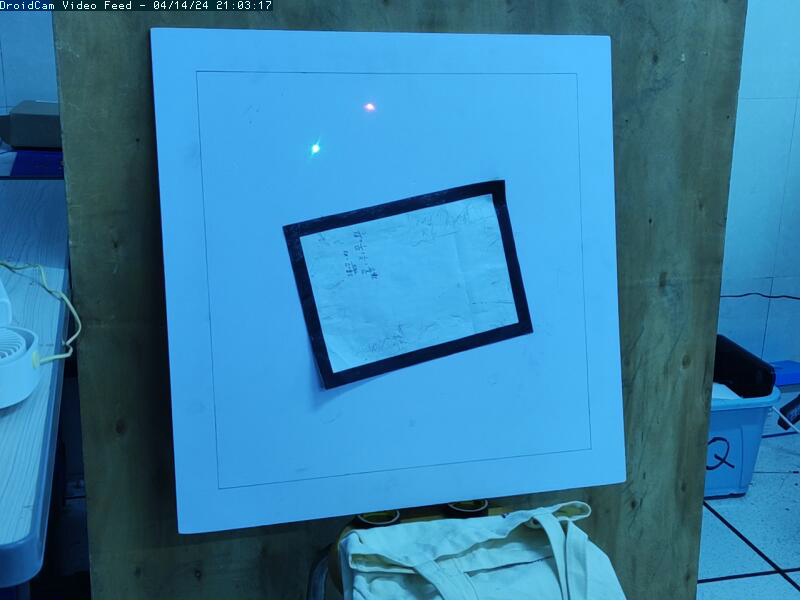
//> input picture pt/a.png, 800 x 600 px
$ ./main   (built with g++ and OpenCV 4)
//> lines starting //> are read from the running program, lines starting //| are printed output that depends on the picture
#include <opencv2/opencv.hpp>
#include <iostream>

int main() {
    // 读取图像
    cv::Mat img = cv::imread("/home/xuen/桌面/rm/week-11/pt/a.png", cv::IMREAD_GRAYSCALE);
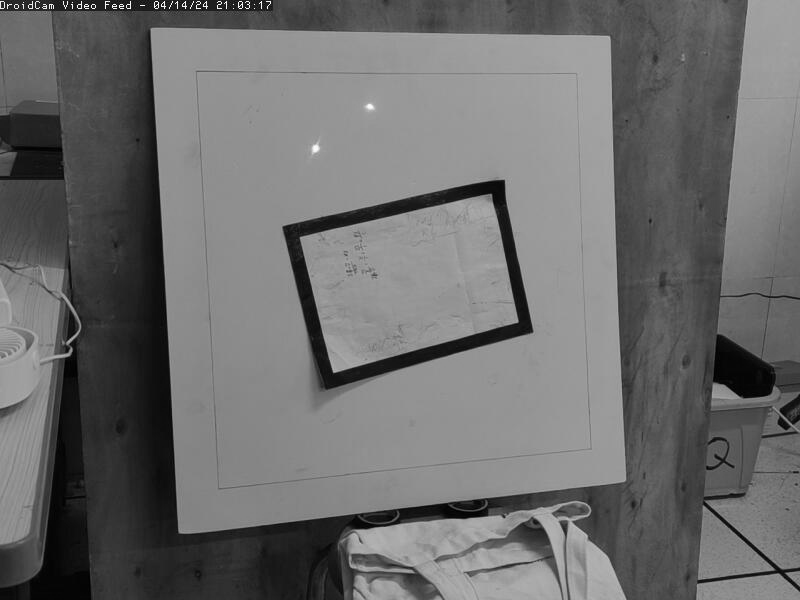
//> img: 600 rows x 800 cols, CV_8UC1; min 0, max 253, mean 108.4
    if (img.empty()) {
        std::cout << "图像加载失败" << std::endl;
        return -1;
    }
    else  std::cout<<"ok";

    // 创建一个窗口显示图像
    cv::namedWindow("原始图像", cv::WINDOW_AUTOSIZE);
    cv::imshow("原始图像", img);

    // 使用Canny算法检测边缘
    cv::Mat edges;
    double lowerThreshold = 50; // 下限阈值
    double upperThreshold = 150; // 上限阈值
    int apertureSize = 3;        // 应用Sobel算子的窗口大小
    cv::Canny(img, edges, lowerThreshold, upperThreshold, apertureSize);
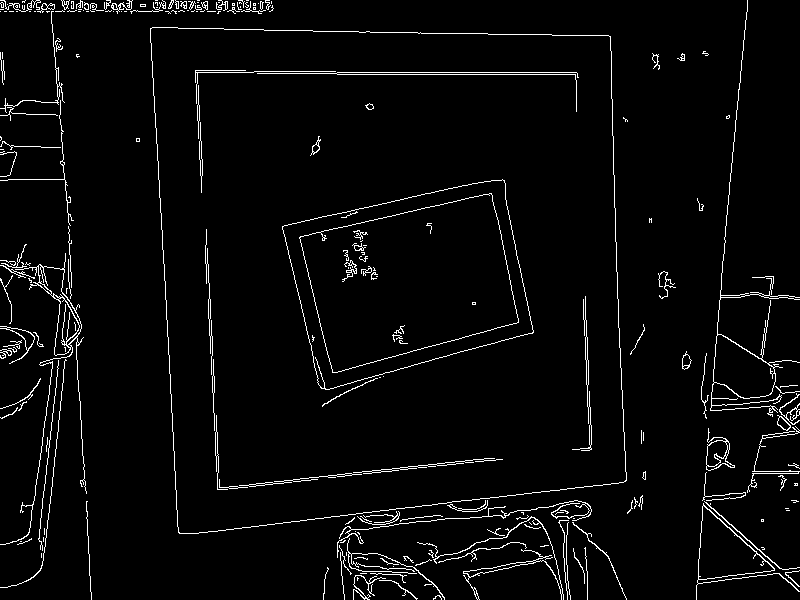
//> edges: 600 rows x 800 cols, CV_8UC1; 3.5% white in thin lines or dots

    // 创建一个窗口显示边缘检测结果
    cv::namedWindow("边缘检测结果", cv::WINDOW_AUTOSIZE);
    cv::imshow("边缘检测结果", edges);

    // 等待按键事件
    cv::waitKey(0);

    return 0;
}

$ run again, with pt/d.png copied over pt/a.png
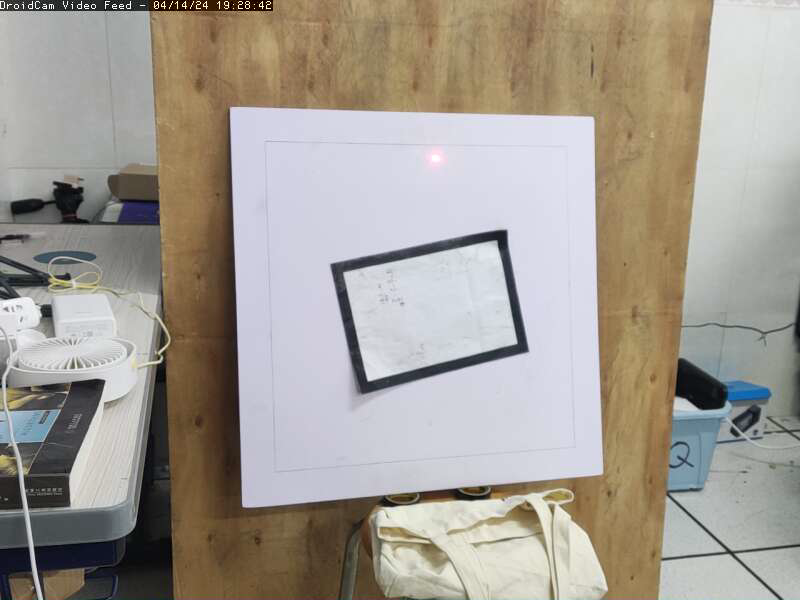
//> input picture pt/d.png, 800 x 600 px
//> `cv::Mat img = cv::imread("/home/xuen/桌面/rm/week-11/pt/a.png", cv::IMRE..`:
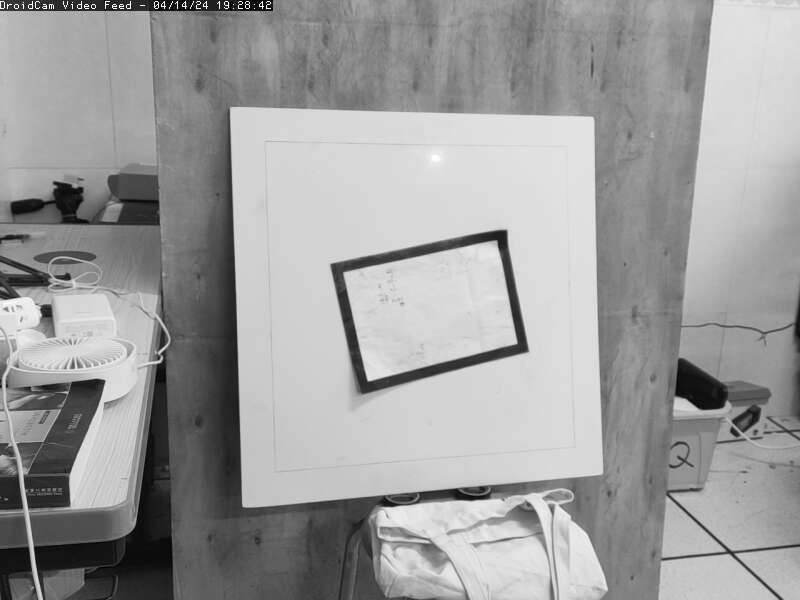
//> img: 600 rows x 800 cols, CV_8UC1; min 0, max 255, mean 156.7
//> `cv::Canny(img, edges, lowerThreshold, upperThreshold, apertureSize);`:
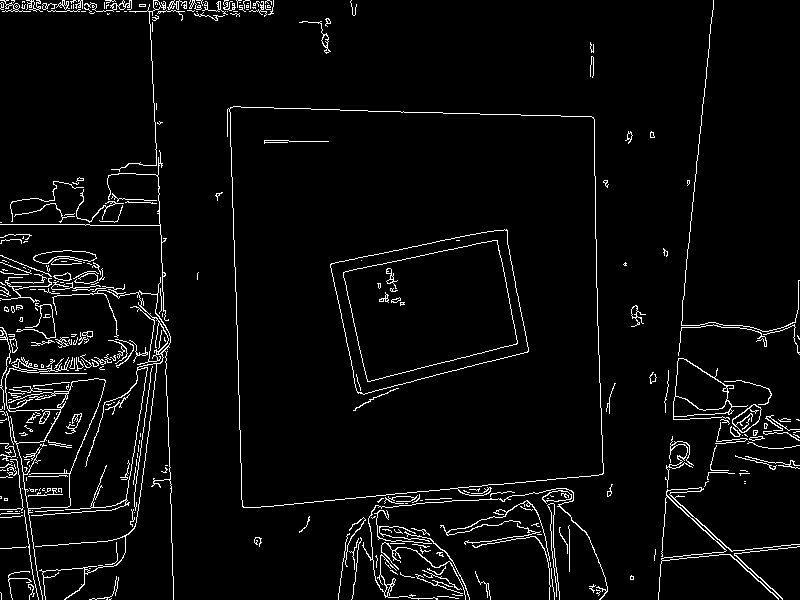
//> edges: 600 rows x 800 cols, CV_8UC1; 4.1% white in thin lines or dots
